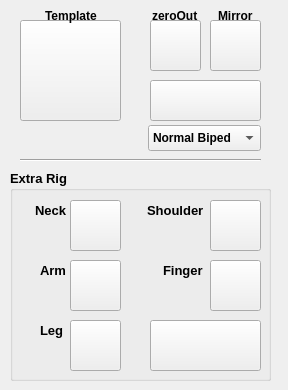
    <widget class="QWidget" name="biped_tab">
     <attribute name="title">
      <string>biped</string>
     </attribute>
     <widget class="QPushButton" name="biped_temp_BTN">
      <property name="geometry">
       <rect>
        <x>20</x>
        <y>20</y>
        <width>101</width>
        <height>101</height>
       </rect>
      </property>
      <property name="cursor">
       <cursorShape>PointingHandCursor</cursorShape>
      </property>
      <property name="styleSheet">
       <string notr="true"/>
      </property>
      <property name="text">
       <string/>
      </property>
      <property name="iconSize">
       <size>
        <width>101</width>
        <height>97</height>
       </size>
      </property>
     </widget>
     <widget class="QPushButton" name="zeroOut_BTN">
      <property name="geometry">
       <rect>
        <x>150</x>
        <y>20</y>
        <width>51</width>
        <height>51</height>
       </rect>
      </property>
      <property name="cursor">
       <cursorShape>PointingHandCursor</cursorShape>
      </property>
      <property name="styleSheet">
       <string notr="true">#zeroOut{
background-color: transparent;
border-image: url(:zeroOut.png);
background: none;
border: none;
background=repeat: none;
}
#zeroOut:pressed{
border-image: url(:zeroOut.png);
}</string>
      </property>
      <property name="text">
       <string/>
      </property>
      <property name="iconSize">
       <size>
        <width>51</width>
        <height>51</height>
       </size>
      </property>
      <property name="shortcut">
       <string extracomment="zeroOut"/>
      </property>
     </widget>
     <widget class="QPushButton" name="mirrorJoints_BTN">
      <property name="geometry">
       <rect>
        <x>210</x>
        <y>20</y>
        <width>51</width>
        <height>51</height>
       </rect>
      </property>
      <property name="cursor">
       <cursorShape>PointingHandCursor</cursorShape>
      </property>
      <property name="toolTip">
       <string extracomment="mirrorJoint"/>
      </property>
      <property name="styleSheet">
       <string notr="true"/>
      </property>
      <property name="text">
       <string extracomment="mirrorJoint"/>
      </property>
      <property name="iconSize">
       <size>
        <width>51</width>
        <height>51</height>
       </size>
      </property>
      <property name="shortcut">
       <string extracomment="mirrorJoint"/>
      </property>
      <property name="flat">
       <bool>false</bool>
      </property>
     </widget>
     <widget class="QPushButton" name="biped_build_BTN">
      <property name="geometry">
       <rect>
        <x>150</x>
        <y>80</y>
        <width>111</width>
        <height>41</height>
       </rect>
      </property>
      <property name="font">
       <font>
        <pointsize>12</pointsize>
        <weight>75</weight>
        <bold>true</bold>
       </font>
      </property>
      <property name="cursor">
       <cursorShape>PointingHandCursor</cursorShape>
      </property>
      <property name="styleSheet">
       <string notr="true"/>
      </property>
      <property name="text">
       <string/>
      </property>
      <property name="iconSize">
       <size>
        <width>109</width>
        <height>39</height>
       </size>
      </property>
     </widget>
     <widget class="Line" name="line_9">
      <property name="geometry">
       <rect>
        <x>20</x>
        <y>150</y>
        <width>241</width>
        <height>20</height>
       </rect>
      </property>
      <property name="orientation">
       <enum>Qt::Horizontal</enum>
      </property>
     </widget>
     <widget class="QGroupBox" name="biped_ex_GRB">
      <property name="geometry">
       <rect>
        <x>10</x>
        <y>170</y>
        <width>261</width>
        <height>211</height>
       </rect>
      </property>
      <property name="font">
       <font>
        <pointsize>10</pointsize>
        <weight>75</weight>
        <italic>false</italic>
        <bold>true</bold>
       </font>
      </property>
      <property name="title">
       <string>Extra Rig</string>
      </property>
      <widget class="QPushButton" name="biped_ex_neck_BTN">
       <property name="geometry">
        <rect>
         <x>60</x>
         <y>30</y>
         <width>51</width>
         <height>51</height>
        </rect>
       </property>
       <property name="cursor">
        <cursorShape>PointingHandCursor</cursorShape>
       </property>
       <property name="text">
        <string/>
       </property>
       <property name="iconSize">
        <size>
         <width>49</width>
         <height>49</height>
        </size>
       </property>
      </widget>
      <widget class="QLabel" name="biped_ex_neck_LAB">
       <property name="geometry">
        <rect>
         <x>25</x>
         <y>30</y>
         <width>41</width>
         <height>21</height>
        </rect>
       </property>
       <property name="font">
        <font>
         <pointsize>10</pointsize>
         <weight>75</weight>
         <bold>true</bold>
        </font>
       </property>
       <property name="text">
        <string>Neck</string>
       </property>
      </widget>
      <widget class="QLabel" name="biped_ex_shoulder_LAB">
       <property name="geometry">
        <rect>
         <x>137</x>
         <y>30</y>
         <width>71</width>
         <height>21</height>
        </rect>
       </property>
       <property name="font">
        <font>
         <pointsize>10</pointsize>
         <weight>75</weight>
         <bold>true</bold>
        </font>
       </property>
       <property name="text">
        <string>Shoulder</string>
       </property>
      </widget>
      <widget class="QPushButton" name="biped_ex_shoulder_BTN">
       <property name="geometry">
        <rect>
         <x>200</x>
         <y>30</y>
         <width>51</width>
         <height>51</height>
        </rect>
       </property>
       <property name="cursor">
        <cursorShape>PointingHandCursor</cursorShape>
       </property>
       <property name="text">
        <string/>
       </property>
       <property name="iconSize">
        <size>
         <width>49</width>
         <height>49</height>
        </size>
       </property>
      </widget>
      <widget class="QPushButton" name="biped_ex_arm_BTN">
       <property name="geometry">
        <rect>
         <x>60</x>
         <y>90</y>
         <width>51</width>
         <height>51</height>
        </rect>
       </property>
       <property name="cursor">
        <cursorShape>PointingHandCursor</cursorShape>
       </property>
       <property name="text">
        <string/>
       </property>
       <property name="iconSize">
        <size>
         <width>49</width>
         <height>49</height>
        </size>
       </property>
      </widget>
      <widget class="QPushButton" name="biped_ex_finger_BTN">
       <property name="geometry">
        <rect>
         <x>200</x>
         <y>90</y>
         <width>51</width>
         <height>51</height>
        </rect>
       </property>
       <property name="cursor">
        <cursorShape>PointingHandCursor</cursorShape>
       </property>
       <property name="text">
        <string/>
       </property>
       <property name="iconSize">
        <size>
         <width>49</width>
         <height>49</height>
        </size>
       </property>
      </widget>
      <widget class="QLabel" name="biped_ex_arm_LAB">
       <property name="geometry">
        <rect>
         <x>30</x>
         <y>90</y>
         <width>71</width>
         <height>21</height>
        </rect>
       </property>
       <property name="font">
        <font>
         <pointsize>10</pointsize>
         <weight>75</weight>
         <bold>true</bold>
        </font>
       </property>
       <property name="text">
        <string>Arm</string>
       </property>
      </widget>
      <widget class="QLabel" name="biped_ex_leg_LAB">
       <property name="geometry">
        <rect>
         <x>30</x>
         <y>150</y>
         <width>71</width>
         <height>21</height>
        </rect>
       </property>
       <property name="font">
        <font>
         <pointsize>10</pointsize>
         <weight>75</weight>
         <bold>true</bold>
        </font>
       </property>
       <property name="text">
        <string>Leg</string>
       </property>
      </widget>
      <widget class="QPushButton" name="biped_ex_leg_BTN">
       <property name="geometry">
        <rect>
         <x>60</x>
         <y>150</y>
         <width>51</width>
         <height>51</height>
        </rect>
       </property>
       <property name="cursor">
        <cursorShape>PointingHandCursor</cursorShape>
       </property>
       <property name="text">
        <string/>
       </property>
       <property name="iconSize">
        <size>
         <width>49</width>
         <height>49</height>
        </size>
       </property>
      </widget>
      <widget class="QLabel" name="biped_ex_finger_LAB">
       <property name="geometry">
        <rect>
         <x>153</x>
         <y>90</y>
         <width>71</width>
         <height>21</height>
        </rect>
       </property>
       <property name="font">
        <font>
         <pointsize>10</pointsize>
         <weight>75</weight>
         <bold>true</bold>
        </font>
       </property>
       <property name="text">
        <string>Finger</string>
       </property>
      </widget>
      <widget class="QPushButton" name="biped_ex_build_BTN">
       <property name="geometry">
        <rect>
         <x>140</x>
         <y>150</y>
         <width>111</width>
         <height>51</height>
        </rect>
       </property>
       <property name="font">
        <font>
         <pointsize>12</pointsize>
         <weight>75</weight>
         <bold>true</bold>
        </font>
       </property>
       <property name="cursor">
        <cursorShape>PointingHandCursor</cursorShape>
       </property>
       <property name="styleSheet">
        <string notr="true"/>
       </property>
       <property name="text">
        <string/>
       </property>
       <property name="iconSize">
        <size>
         <width>109</width>
         <height>49</height>
        </size>
       </property>
      </widget>
     </widget>
     <widget class="QLabel" name="label">
      <property name="geometry">
       <rect>
        <x>152</x>
        <y>5</y>
        <width>61</width>
        <height>21</height>
       </rect>
      </property>
      <property name="font">
       <font>
        <pointsize>9</pointsize>
        <weight>75</weight>
        <italic>false</italic>
        <bold>true</bold>
       </font>
      </property>
      <property name="text">
       <string>zeroOut</string>
      </property>
     </widget>
     <widget class="QLabel" name="label_2">
      <property name="geometry">
       <rect>
        <x>218</x>
        <y>5</y>
        <width>61</width>
        <height>21</height>
       </rect>
      </property>
      <property name="font">
       <font>
        <pointsize>9</pointsize>
        <weight>75</weight>
        <italic>false</italic>
        <bold>true</bold>
       </font>
      </property>
      <property name="text">
       <string>Mirror</string>
      </property>
     </widget>
     <widget class="QLabel" name="label_3">
      <property name="geometry">
       <rect>
        <x>45</x>
        <y>5</y>
        <width>61</width>
        <height>21</height>
       </rect>
      </property>
      <property name="font">
       <font>
        <pointsize>9</pointsize>
        <weight>75</weight>
        <italic>false</italic>
        <bold>true</bold>
       </font>
      </property>
      <property name="text">
       <string>Template</string>
      </property>
     </widget>
     <widget class="QComboBox" name="advTailNum_CMB_2">
      <property name="geometry">
       <rect>
        <x>148</x>
        <y>125</y>
        <width>113</width>
        <height>26</height>
       </rect>
      </property>
      <property name="font">
       <font>
        <pointsize>9</pointsize>
        <weight>75</weight>
        <bold>true</bold>
       </font>
      </property>
      <property name="layoutDirection">
       <enum>Qt::LeftToRight</enum>
      </property>
      <property name="autoFillBackground">
       <bool>true</bool>
      </property>
      <property name="editable">
       <bool>false</bool>
      </property>
      <property name="currentIndex">
       <number>0</number>
      </property>
      <item>
       <property name="text">
        <string>Normal Biped</string>
       </property>
      </item>
      <item>
       <property name="text">
        <string>Soft IK</string>
       </property>
      </item>
     </widget>
    </widget>
